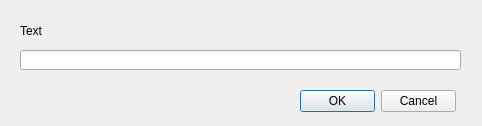
<?xml version="1.0" encoding="UTF-8"?>
<ui version="4.0">
 <class>SshAskPassDialog</class>
 <widget class="QDialog" name="SshAskPassDialog">
  <property name="geometry">
   <rect>
    <x>0</x>
    <y>0</y>
    <width>482</width>
    <height>126</height>
   </rect>
  </property>
  <property name="windowTitle">
   <string>Tao - Authentication Required</string>
  </property>
  <widget class="QLabel" name="label">
   <property name="geometry">
    <rect>
     <x>20</x>
     <y>20</y>
     <width>371</width>
     <height>21</height>
    </rect>
   </property>
   <property name="text">
    <string>Text</string>
   </property>
  </widget>
  <widget class="QLineEdit" name="lineEdit">
   <property name="geometry">
    <rect>
     <x>20</x>
     <y>50</y>
     <width>441</width>
     <height>20</height>
    </rect>
   </property>
   <property name="echoMode">
    <enum>QLineEdit::Password</enum>
   </property>
  </widget>
  <widget class="QDialogButtonBox" name="buttonBox">
   <property name="geometry">
    <rect>
     <x>300</x>
     <y>90</y>
     <width>156</width>
     <height>23</height>
    </rect>
   </property>
   <property name="standardButtons">
    <set>QDialogButtonBox::Cancel|QDialogButtonBox::Ok</set>
   </property>
  </widget>
 </widget>
 <layoutdefault spacing="6" margin="11"/>
 <resources/>
 <connections/>
</ui>
